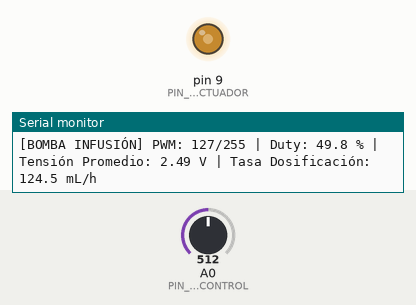
This sketch was run on a simulated Arduino Uno, built with avr-gcc and run on an emulated ATmega328P. Parts: output pins drawn as LEDs (lit = HIGH), the last lines printed to the serial monitor. Inputs (shaded band) come from the test bench; at power-on: A0 (PIN_POT_CONTROL) = 512.

Above: at 1.3 s.
1.4 s: A0 (PIN_POT_CONTROL) set to 716
At 2.1 s:
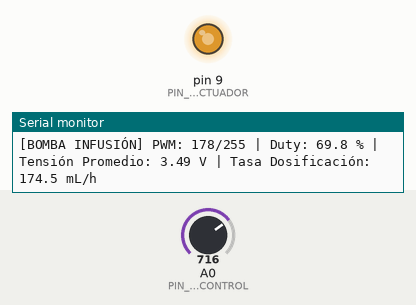
3.1 s: A0 (PIN_POT_CONTROL) set to 900
At 3.6 s:
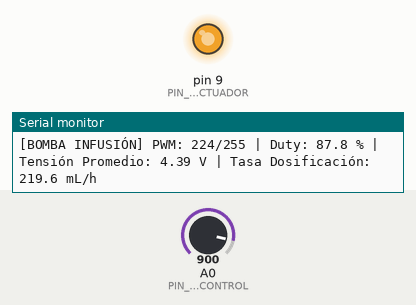
4.6 s: A0 (PIN_POT_CONTROL) set to 422
At 5.2 s:
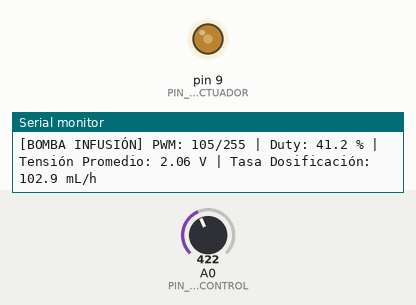
7.6 s: A0 (PIN_POT_CONTROL) set to 402
At 8.4 s:
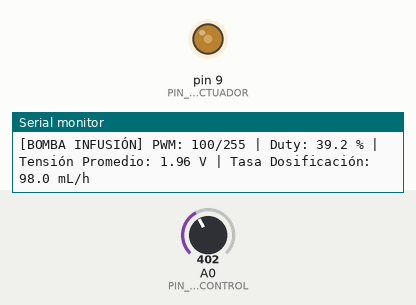
9.1 s: A0 (PIN_POT_CONTROL) set to 122
At 9.9 s:
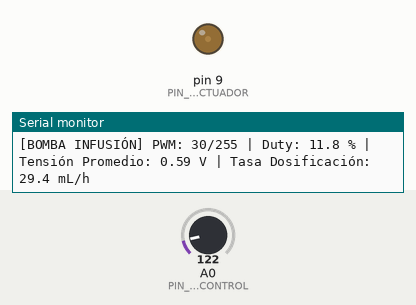
10.6 s: A0 (PIN_POT_CONTROL) set to 511
At 11.5 s:
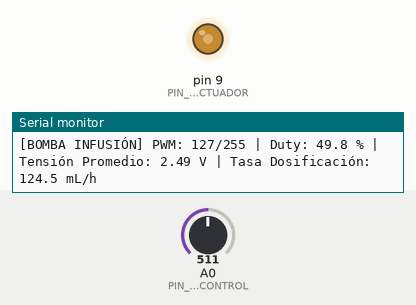
Timing chart, 0 to 13.2 s (numbered marks = the images above; inputs shaded):
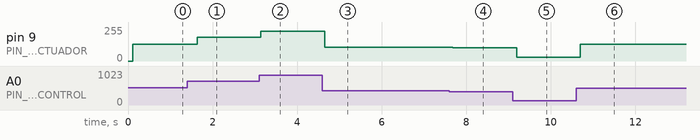

Measured:
- after the input at 1.4 s, pin 9 (PIN_PWM_ACTUADOR): 127/255 → 178/255 after 0.23 s
- after the input at 3.1 s, pin 9 (PIN_PWM_ACTUADOR): 178/255 → 224/255 at once
- after the input at 4.6 s, pin 9 (PIN_PWM_ACTUADOR): 224/255 → 105/255 after 0.06 s
- after the input at 7.6 s, pin 9 (PIN_PWM_ACTUADOR): 105/255 → 100/255 after 0.08 s
- after the input at 9.1 s, pin 9 (PIN_PWM_ACTUADOR): 100/255 → 30/255 after 0.09 s
- after the input at 10.6 s, pin 9 (PIN_PWM_ACTUADOR): 30/255 → 127/255 after 0.10 s

The sketch:

pwm_control.ino
```cpp
/*
 * Laboratorio 05: Modulación PWM de 8 bits para Actuador de Bomba de Infusión
 * Curso: Hardware para Telesalud
 * Universidad Peruana Cayetano Heredia (UPCH)
 *
 * Descripción:
 * Controla el ciclo de trabajo de una señal PWM en el Pin D9 para dosificar
 * la tasa de infusión de un actuador médico regulado desde una entrada analógica.
 */

const int PIN_POT_CONTROL = A0;
const int PIN_PWM_ACTUADOR = 9; // Pin con Timer1 PWM hardware

void setup() {
  pinMode(PIN_PWM_ACTUADOR, OUTPUT);

  Serial.begin(115200);
  delay(100);

  Serial.println("==================================================");
  Serial.println(" UPCH - Hardware para Telesalud");
  Serial.println(" Lab 05: Modulación PWM (Control de Bomba de Infusión)");
  Serial.println(" Actuador conectado a Pin D9 (Timer1 - 490 Hz)");
  Serial.println("==================================================");
}

void loop() {
  // 1. Leer potenciómetro de ajuste de dosis (0 - 1023)
  int valorAdc = analogRead(PIN_POT_CONTROL);

  // 2. Mapear a rango de ciclo de trabajo PWM de 8 bits (0 - 255)
  int valorPwm = map(valorAdc, 0, 1023, 0, 255);

  // 3. Escribir valor al temporizador PWM por hardware
  analogWrite(PIN_PWM_ACTUADOR, valorPwm);

  // 4. Cálculos teóricos para telemetría clínica
  float dutyCyclePct = (valorPwm / 255.0) * 100.0;
  float voltajeEquivalente = (valorPwm / 255.0) * 5.0;
  float tasaInfusionMlH = (dutyCyclePct / 100.0) * 250.0; // Escala máx: 250 mL/h

  // 5. Reporte periódico por Serial
  Serial.print("[BOMBA INFUSIÓN] PWM: ");
  Serial.print(valorPwm);
  Serial.print("/255 | Duty: ");
  Serial.print(dutyCyclePct, 1);
  Serial.print(" % | Tensión Promedio: ");
  Serial.print(voltajeEquivalente, 2);
  Serial.print(" V | Tasa Dosificación: ");
  Serial.print(tasaInfusionMlH, 1);
  Serial.println(" mL/h");

  delay(500);
}
```
